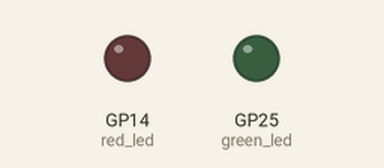
The program below on a simulated Raspberry Pi Pico running MicroPython. Shown: output pins drawn as LEDs (lit = HIGH). The clock reads 2024-03-15 10:24:30 at power-on unless the program sets it. At 70.0 s the program stops and its outputs stay as they are.

Above: at 0.1 s.
At 20.0 s:
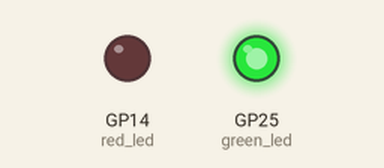
At 39.8 s:
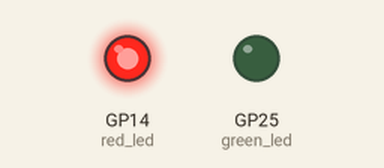
Timing chart, 0 to 40.0 s (numbered marks = the images above):
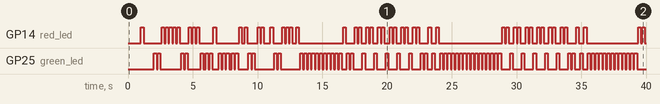

Measured:
- by itself, GP14 (red_led): LOW → HIGH at 1.0 s, → LOW 0.20 s later, → HIGH 1.4 s later, → LOW 0.20 s later, … (100 changes in this stretch)
- by itself, GP25 (green_led): LOW → HIGH at 2.0 s, → LOW 0.20 s later, → HIGH 0.10 s later, → LOW 0.20 s later, … (148 changes in this stretch)

The program:

music_color.py
```python
from machine import Pin
import time
import ujson

red_led = Pin(14, Pin.OUT)
green_led = Pin(25, Pin.OUT)

def music_color(file_path):

    with open(file_path, 'r') as f:
        midi_data = ujson.load(f)

    start_time = time.time()  # Record the starting time
    for note_data in midi_data:
        # Wait until the correct time for the note
        while time.time() - start_time < note_data['time']:
            pass

        # Light up the corresponding LED based on the note type
        if note_data['type'] == 'high':
            light_green()
        else:
            light_red()

def light_green():

    green_led.value(1)
    time.sleep(0.2)
    green_led.value(0)
    time.sleep(0.1)

def light_red():
    red_led.value(1)
    time.sleep(0.2)
    red_led.value(0)
    time.sleep(0.1)

def main():
    time.sleep(1)
    music_color('midi_data.json')

main()
```
